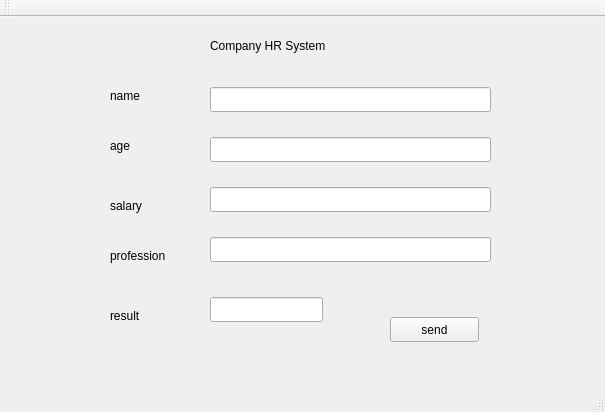
<?xml version="1.0" encoding="UTF-8"?>
<ui version="4.0">
 <class>MainWindow</class>
 <widget class="QMainWindow" name="MainWindow">
  <property name="geometry">
   <rect>
    <x>0</x>
    <y>0</y>
    <width>605</width>
    <height>412</height>
   </rect>
  </property>
  <property name="windowTitle">
   <string>MainWindow</string>
  </property>
  <widget class="QWidget" name="centralWidget">
   <widget class="QLabel" name="label">
    <property name="geometry">
     <rect>
      <x>110</x>
      <y>70</y>
      <width>67</width>
      <height>17</height>
     </rect>
    </property>
    <property name="text">
     <string>name</string>
    </property>
   </widget>
   <widget class="QLabel" name="label_2">
    <property name="geometry">
     <rect>
      <x>110</x>
      <y>180</y>
      <width>67</width>
      <height>17</height>
     </rect>
    </property>
    <property name="text">
     <string>salary</string>
    </property>
   </widget>
   <widget class="QLabel" name="label_3">
    <property name="geometry">
     <rect>
      <x>110</x>
      <y>120</y>
      <width>67</width>
      <height>17</height>
     </rect>
    </property>
    <property name="text">
     <string>age</string>
    </property>
   </widget>
   <widget class="QLabel" name="label_4">
    <property name="geometry">
     <rect>
      <x>110</x>
      <y>230</y>
      <width>81</width>
      <height>17</height>
     </rect>
    </property>
    <property name="text">
     <string>profession</string>
    </property>
   </widget>
   <widget class="QLineEdit" name="nameLine">
    <property name="geometry">
     <rect>
      <x>210</x>
      <y>70</y>
      <width>281</width>
      <height>25</height>
     </rect>
    </property>
   </widget>
   <widget class="QLineEdit" name="ageLine">
    <property name="geometry">
     <rect>
      <x>210</x>
      <y>120</y>
      <width>281</width>
      <height>25</height>
     </rect>
    </property>
   </widget>
   <widget class="QLineEdit" name="salaryline">
    <property name="geometry">
     <rect>
      <x>210</x>
      <y>170</y>
      <width>281</width>
      <height>25</height>
     </rect>
    </property>
   </widget>
   <widget class="QLineEdit" name="professionline">
    <property name="geometry">
     <rect>
      <x>210</x>
      <y>220</y>
      <width>281</width>
      <height>25</height>
     </rect>
    </property>
   </widget>
   <widget class="QLabel" name="label_5">
    <property name="geometry">
     <rect>
      <x>210</x>
      <y>20</y>
      <width>201</width>
      <height>17</height>
     </rect>
    </property>
    <property name="text">
     <string>Company HR System</string>
    </property>
   </widget>
   <widget class="QPushButton" name="sendButton">
    <property name="geometry">
     <rect>
      <x>390</x>
      <y>300</y>
      <width>89</width>
      <height>25</height>
     </rect>
    </property>
    <property name="text">
     <string>send</string>
    </property>
   </widget>
   <widget class="QLabel" name="label_6">
    <property name="geometry">
     <rect>
      <x>110</x>
      <y>290</y>
      <width>67</width>
      <height>17</height>
     </rect>
    </property>
    <property name="text">
     <string>result</string>
    </property>
   </widget>
   <widget class="QLineEdit" name="resultLine">
    <property name="geometry">
     <rect>
      <x>210</x>
      <y>280</y>
      <width>113</width>
      <height>25</height>
     </rect>
    </property>
   </widget>
  </widget>
  <widget class="QMenuBar" name="menuBar">
   <property name="geometry">
    <rect>
     <x>0</x>
     <y>0</y>
     <width>605</width>
     <height>22</height>
    </rect>
   </property>
  </widget>
  <widget class="QToolBar" name="mainToolBar">
   <attribute name="toolBarArea">
    <enum>TopToolBarArea</enum>
   </attribute>
   <attribute name="toolBarBreak">
    <bool>false</bool>
   </attribute>
  </widget>
  <widget class="QStatusBar" name="statusBar"/>
 </widget>
 <layoutdefault spacing="6" margin="11"/>
 <resources/>
 <connections/>
</ui>
